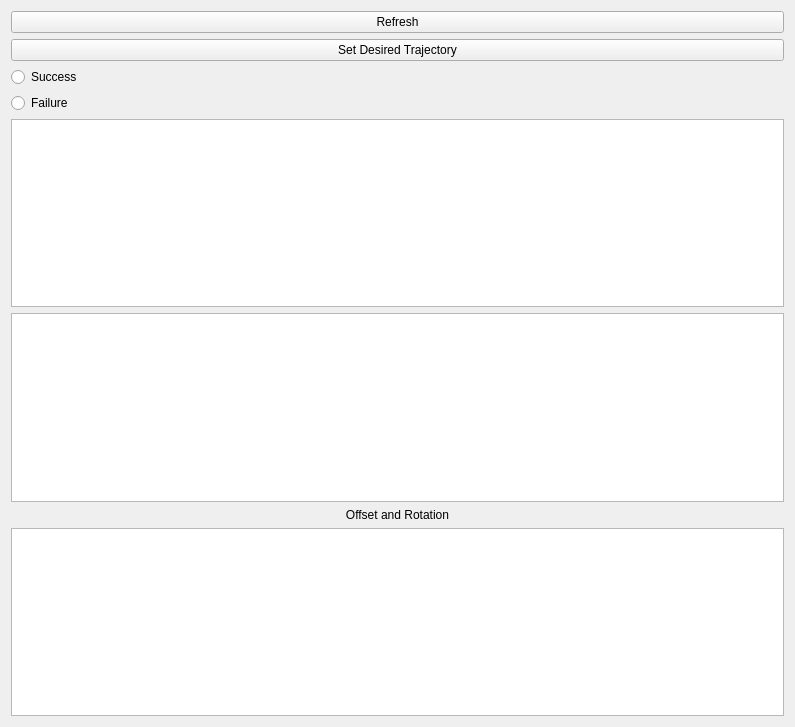
<?xml version="1.0" encoding="UTF-8"?>
<ui version="4.0">
 <class>Form</class>
 <widget class="QWidget" name="Form">
  <property name="geometry">
   <rect>
    <x>0</x>
    <y>0</y>
    <width>795</width>
    <height>727</height>
   </rect>
  </property>
  <property name="windowTitle">
   <string>Form</string>
  </property>
  <property name="styleSheet">
   <string notr="true"/>
  </property>
  <layout class="QGridLayout" name="gridLayout">
   <item row="4" column="1">
    <widget class="QRadioButton" name="Failure">
     <property name="text">
      <string>Failure</string>
     </property>
    </widget>
   </item>
   <item row="11" column="1">
    <widget class="QPlainTextEdit" name="MessageOffsetAndRotation"/>
   </item>
   <item row="8" column="1">
    <widget class="QListWidget" name="ListTrajectoriesWidget"/>
   </item>
   <item row="2" column="1">
    <widget class="QPushButton" name="SetTrajectory">
     <property name="text">
      <string>Set Desired Trajectory</string>
     </property>
    </widget>
   </item>
   <item row="10" column="1">
    <widget class="QLabel" name="LabelOffsetRotation">
     <property name="text">
      <string>Offset and Rotation</string>
     </property>
     <property name="alignment">
      <set>Qt::AlignCenter</set>
     </property>
    </widget>
   </item>
   <item row="3" column="1">
    <widget class="QRadioButton" name="Success">
     <property name="text">
      <string>Success</string>
     </property>
    </widget>
   </item>
   <item row="9" column="1">
    <widget class="QPlainTextEdit" name="TrajectoryMessageInput"/>
   </item>
   <item row="1" column="1">
    <widget class="QPushButton" name="refreshTrajectoriesList">
     <property name="text">
      <string>Refresh</string>
     </property>
    </widget>
   </item>
  </layout>
 </widget>
 <resources/>
 <connections/>
</ui>
